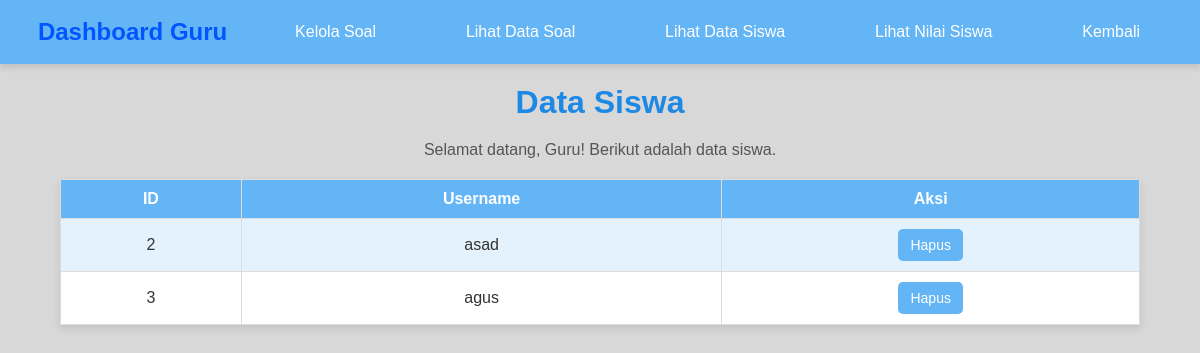
The app's page /guru/view_students.php with its own data.
### tables this page shows
CREATE TABLE `users` (
  `id` int(11) NOT NULL,
  `username` varchar(50) NOT NULL,
  `password` varchar(255) NOT NULL,
  `role` enum('Guru','Siswa','Pengunjung') NOT NULL
);

### guru/view_students.php (the view, shortened to what this page needs)
<?php
require '../config.php';
$stmt = $pdo->query("SELECT id, username FROM users WHERE role = 'Siswa'");
$siswa = $stmt->fetchAll();
?>
<!DOCTYPE html>
<html lang="en">
<head>
</head>
<body>
<nav class="navbar">
    <h1>Dashboard Guru</h1>
    <a href="manage_questions.php">Kelola Soal</a>
    <a href="data_question.php">Lihat Data Soal</a>
    <a href="view_students.php">Lihat Data Siswa</a>
    <a href="view_results.php">Lihat Nilai Siswa</a>
    <a href="dashboard.php">Kembali</a>
</nav>
<h1>Data Siswa</h1>
<p>Selamat datang, Guru! Berikut adalah data siswa.</p>
<table>
    <tr>
        <th>ID</th>
        <th>Username</th>
        <th>Aksi</th>
    </tr>
    <?php foreach ($siswa as $row): ?>
        <tr>
            <td><?= htmlspecialchars($row['id']) ?></td>
            <td><?= htmlspecialchars($row['username']) ?></td>
            <td>
                <form method="POST" style="display:inline;">
                    <button type="submit" name="delete" onclick="return confirm('Yakin ingin menghapus siswa ini?')">Hapus</button>
                </form>
            </td>
        </tr>
    <?php endforeach; ?>
</table>
</body>
</html>

### guru/view_students.php (style rules this page uses)
body { font-family: Arial, sans-serif; margin: 0; padding: 0; color: #333; background-color:rgb(216, 216, 216); }
.navbar { background-color: #64b5f6; color: white; padding: 15px; display: flex; justify-content: space-around; align-items: center; box-shadow: 0 4px 6px rgba(0, 0, 0, 0.1); }
.navbar h1 { font-size: 24px; margin: 0; color: rgb(0, 85, 255); }
.navbar a { color: white; font-size: 16px; text-decoration: none; margin: 0 10px; padding: 8px 12px; border-radius: 5px; transition: background-color 0.3s ease; }
h1 { text-align: center; color: #1e88e5; margin: 20px 0; }
p { text-align: center; color: #555; font-size: 16px; margin-bottom: 20px; }
table { width: 90%; margin: 0 auto; border-collapse: collapse; background: white; box-shadow: 0 4px 8px rgba(0, 0, 0, 0.1); }
table th, table td { border: 1px solid #ddd; padding: 10px; text-align: center; }
table th { background-color: #64b5f6; color: white; }
table tr:nth-child(even) { background-color: #e3f2fd; }
button { background-color: #64b5f6; color: white; border: none; padding: 8px 12px; border-radius: 5px; font-size: 14px; cursor: pointer; transition: background-color 0.3s ease; }
form { display: inline; }

### records on screen
users: id "2", username "asad"
users: id "3", username "agus"
